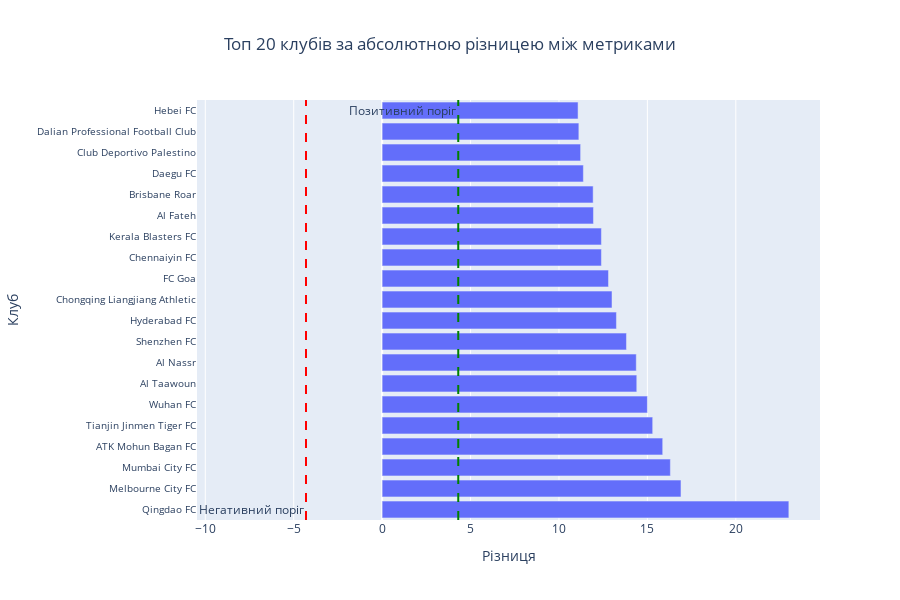

Notebook code for this chart:
### Code cell
# Вибираємо топ 20 клубів за абсолютним значенням різниці
top_n = 20
club_comparison['abs_difference'] = club_comparison['Difference'].abs()
top_clubs = club_comparison.sort_values(by='abs_difference', ascending=False).head(top_n)

# Побудова графіка з топ N клубів
fig = px.bar(
    top_clubs,
    x='Difference',
    y='club_name',
    orientation='h',
    hover_name='club_name',
    hover_data={
        'penalty_taker_score': True,
        'penalty_goalkeeper_score': True,
        'Difference': True,
        'club_name': False,
    },
    labels={
        'Difference': 'Різниця між пенальтистами та воротарями',
        'club_name': 'Клуб',
    },
    title=f'Топ {top_n} клубів за абсолютною різницею між метриками',
    height=600,
)

# Налаштування графіка
fig.update_layout(
    yaxis=dict(
        tickmode='linear',
        tickfont=dict(size=10)
    ),
    xaxis=dict(title='Різниця'),
    title_x=0.5,
)

# Додаємо вертикальні лінії для порогів
fig.add_vline(x=threshold, line_dash='dash', line_color='green', annotation_text='Позитивний поріг', annotation_position='top left')
fig.add_vline(x=-threshold, line_dash='dash', line_color='red', annotation_text='Негативний поріг', annotation_position='bottom left')

# Відображаємо графік
fig.show()

### Figure 1 — Plotly figure (JSON) as saved in the notebook; plotly's stock layout.template omitted (floating-point values rounded to 4 significant figures)
{"data": [{"customdata": [[76.6, 53.6], [71.1, 54.2], [67.2, 50.9], [68.2, 52.33], [70.0, 54.7], [67.9, 52.9], [67.5, 53.1], [72.37, 58.0], [70.37, 56.55], [66.9, 53.65], [68.0, 55.0], [65.3, 52.5], [65.3, 52.9], [65.1, 52.7], [69.75, 57.8], [65.9, 53.97], [68.88, 57.5], [69.38, 58.15], [65.3, 54.17], [67.68, 56.6]], "hovertemplate": "<b>%{hovertext}</b><br><br>Різниця між пенальтистами та воротарями=%{x}<br>penalty_taker_score=%{customdata[0]}<br>penalty_goalkeeper_score=%{customdata[1]}<extra></extra>", "hovertext": ["Qingdao FC", "Melbourne City FC", "Mumbai City FC", "ATK Mohun Bagan FC", "Tianjin Jinmen Tiger FC", "Wuhan FC", "Al Taawoun", "Al Nassr", "Shenzhen FC", "Hyderabad FC", "Chongqing Liangjiang Athletic", "FC Goa", "Chennaiyin FC", "Kerala Blasters FC", "Al Fateh", "Brisbane Roar", "Daegu FC", "Club Deportivo Palestino", "Dalian Professional Football Club", "Hebei FC"], "legendgroup": "", "marker": {"color": "#636efa", "pattern": {"shape": ""}}, "name": "", "orientation": "h", "showlegend": false, "textposition": "auto", "type": "bar", "x": [23.0, 16.9, 16.3, 15.87, 15.3, 15.0, 14.4, 14.37, 13.82, 13.25, 13.0, 12.8, 12.4, 12.4, 11.95, 11.93, 11.38, 11.23, 11.13, 11.08], "xaxis": "x", "y": ["Qingdao FC", "Melbourne City FC", "Mumbai City FC", "ATK Mohun Bagan FC", "Tianjin Jinmen Tiger FC", "Wuhan FC", "Al Taawoun", "Al Nassr", "Shenzhen FC", "Hyderabad FC", "Chongqing Liangjiang Athletic", "FC Goa", "Chennaiyin FC", "Kerala Blasters FC", "Al Fateh", "Brisbane Roar", "Daegu FC", "Club Deportivo Palestino", "Dalian Professional Football Club", "Hebei FC"], "yaxis": "y"}], "layout": {"annotations": [{"showarrow": false, "text": "Позитивний поріг", "x": 4.305, "xanchor": "right", "xref": "x", "y": 1, "yanchor": "top", "yref": "y domain"}, {"showarrow": false, "text": "Негативний поріг", "x": -4.305, "xanchor": "right", "xref": "x", "y": 0, "yanchor": "bottom", "yref": "y domain"}], "barmode": "relative", "height": 600, "legend": {"tracegroupgap": 0}, "shapes": [{"line": {"color": "green", "dash": "dash"}, "type": "line", "x0": 4.305, "x1": 4.305, "xref": "x", "y0": 0, "y1": 1, "yref": "y domain"}, {"line": {"color": "red", "dash": "dash"}, "type": "line", "x0": -4.305, "x1": -4.305, "xref": "x", "y0": 0, "y1": 1, "yref": "y domain"}], "title": {"text": "Топ 20 клубів за абсолютною різницею між метриками", "x": 0.5}, "xaxis": {"anchor": "y", "domain": [0, 1], "title": {"text": "Різниця"}}, "yaxis": {"anchor": "x", "domain": [0, 1], "tickfont": {"size": 10}, "tickmode": "linear", "title": {"text": "Клуб"}}}}
